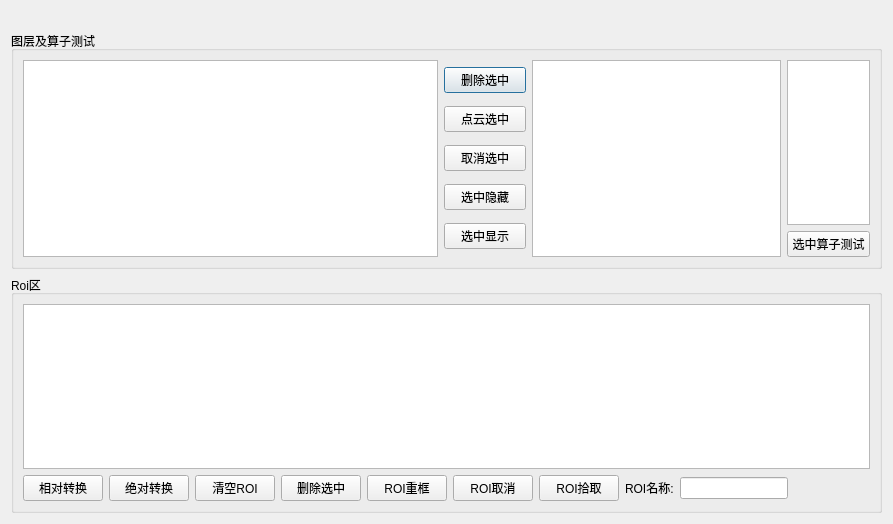
<?xml version="1.0" encoding="UTF-8"?>
<ui version="4.0">
 <class>roiComputerSet</class>
 <widget class="QDialog" name="roiComputerSet">
  <property name="geometry">
   <rect>
    <x>0</x>
    <y>0</y>
    <width>893</width>
    <height>524</height>
   </rect>
  </property>
  <property name="windowTitle">
   <string>图层管理</string>
  </property>
  <layout class="QVBoxLayout" name="verticalLayout_2">
   <item>
    <widget class="QLabel" name="msgShow">
     <property name="text">
      <string/>
     </property>
    </widget>
   </item>
   <item>
    <widget class="QGroupBox" name="groupBox_2">
     <property name="title">
      <string>图层及算子测试</string>
     </property>
     <layout class="QGridLayout" name="gridLayout_3" columnstretch="5,1,3,1">
      <item row="0" column="0" rowspan="2">
       <widget class="QTableWidget" name="CouldList"/>
      </item>
      <item row="0" column="1" rowspan="2">
       <layout class="QVBoxLayout" name="verticalLayout">
        <item>
         <widget class="QPushButton" name="delCould">
          <property name="text">
           <string>删除选中</string>
          </property>
         </widget>
        </item>
        <item>
         <widget class="QPushButton" name="SelectedCE">
          <property name="text">
           <string>点云选中</string>
          </property>
         </widget>
        </item>
        <item>
         <widget class="QPushButton" name="UnSelected">
          <property name="text">
           <string>取消选中</string>
          </property>
         </widget>
        </item>
        <item>
         <widget class="QPushButton" name="pcHidden">
          <property name="text">
           <string>选中隐藏</string>
          </property>
         </widget>
        </item>
        <item>
         <widget class="QPushButton" name="pcShow">
          <property name="text">
           <string>选中显示</string>
          </property>
         </widget>
        </item>
       </layout>
      </item>
      <item row="0" column="2" rowspan="2">
       <widget class="QListWidget" name="toolKitList"/>
      </item>
      <item row="0" column="3">
       <widget class="QTextEdit" name="algParams"/>
      </item>
      <item row="1" column="3">
       <widget class="QPushButton" name="algTestButton">
        <property name="text">
         <string>选中算子测试</string>
        </property>
       </widget>
      </item>
     </layout>
    </widget>
   </item>
   <item>
    <widget class="QGroupBox" name="groupBox">
     <property name="title">
      <string>Roi区</string>
     </property>
     <layout class="QGridLayout" name="gridLayout">
      <item row="0" column="0">
       <widget class="QTableWidget" name="roiList"/>
      </item>
      <item row="1" column="0">
       <layout class="QHBoxLayout" name="horizontalLayout_2">
        <item>
         <widget class="QPushButton" name="relRoiConvert">
          <property name="text">
           <string>相对转换</string>
          </property>
         </widget>
        </item>
        <item>
         <widget class="QPushButton" name="absRoiConvert">
          <property name="text">
           <string>绝对转换</string>
          </property>
         </widget>
        </item>
        <item>
         <widget class="QPushButton" name="clrBtn">
          <property name="text">
           <string>清空ROI</string>
          </property>
         </widget>
        </item>
        <item>
         <widget class="QPushButton" name="removeRoi">
          <property name="text">
           <string>删除选中</string>
          </property>
         </widget>
        </item>
        <item>
         <widget class="QPushButton" name="LookSelected">
          <property name="text">
           <string>ROI重框</string>
          </property>
         </widget>
        </item>
        <item>
         <widget class="QPushButton" name="roiUnSelected">
          <property name="text">
           <string>ROI取消</string>
          </property>
         </widget>
        </item>
        <item>
         <widget class="QPushButton" name="roiOK">
          <property name="text">
           <string>ROI拾取</string>
          </property>
         </widget>
        </item>
        <item>
         <widget class="QLabel" name="RoiLabelName">
          <property name="text">
           <string>ROI名称:</string>
          </property>
         </widget>
        </item>
        <item>
         <widget class="QLineEdit" name="roiName"/>
        </item>
        <item>
         <spacer name="horizontalSpacer">
          <property name="orientation">
           <enum>Qt::Horizontal</enum>
          </property>
          <property name="sizeHint" stdset="0">
           <size>
            <width>40</width>
            <height>20</height>
           </size>
          </property>
         </spacer>
        </item>
       </layout>
      </item>
     </layout>
    </widget>
   </item>
  </layout>
 </widget>
 <resources/>
 <connections/>
</ui>
